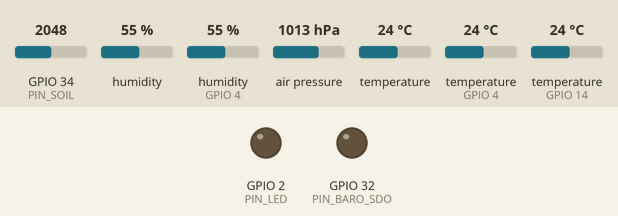
Simulated run of this sketch. Board: ESP32. Shown: output pins drawn as LEDs (lit = HIGH). Wiring (inferred from the names in the program): BME280 sensor at I2C address 0x76. Inputs (shaded band) come from the test bench; at power-on: GPIO 34 (PIN_SOIL) = 2048, humidity 55 %, humidity (sensor on GPIO 4) 55 %, air pressure 1013 hPa, temperature 24 °C, temperature (sensors on GPIO 4, GPIO 14) 24 °C (analog values on the 0–4095 scale). WiFi joins after 1.5 s; servers stay silent unless stated; pins used as bus, display or sensor lines are not drawn; what the sketch prints to the serial monitor is not drawn.

Above: at 0.4 s.
At 3.4 s:
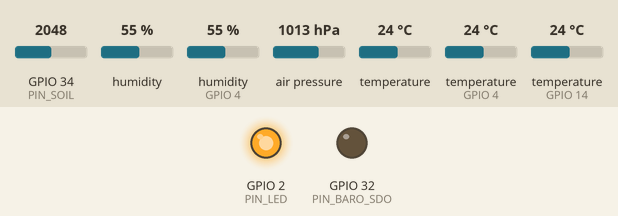
Timing chart, 0 to 4.9 s (numbered marks = the images above):
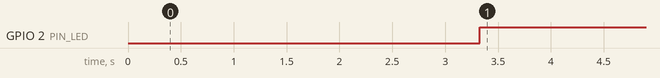

Measured:
- by itself, GPIO 2 (PIN_LED): LOW → HIGH at 3.3 s

The sketch:

niva_sensor.ino
```cpp
// Niva soil sensor.
// Every SEND_INTERVAL_MS: read all sensors -> print one JSON line over USB (the Web Serial backup)
// -> POST the same JSON to the Niva server over HTTPS.
//
// Board: "ESP32 Dev Module". Tools -> Partition Scheme -> "Huge APP (3MB No OTA/1MB SPIFFS)":
// WiFi + HTTPS + WiFiManager fill ~90% of the default 1.2 MB app partition.
// arduino-cli: --fqbn esp32:esp32:esp32:PartitionScheme=huge_app
//
// Libraries (Arduino Library Manager):
//   OneWire, DallasTemperature, DHT sensor library (Adafruit), Adafruit Unified Sensor,
//   Adafruit BME280 Library, Adafruit BMP280 Library, ArduinoJson (v7), WiFiManager (tzapu)
//
// WiFi: with no saved WiFi the board opens the "Niva-Setup" network; join it on a phone and pick
// the WiFi (e.g. a phone hotspot). If the saved WiFi is gone for WIFI_LOST_MS (new place, router off), the
// board opens "Niva-Setup" again while it keeps measuring and retrying the old WiFi; readings wait in the
// queue and are sent once it is back online. Hold BOOT for 5 s to forget the WiFi right away.
// LED: slow blink = setup network open, on = connected, fast blink = last send failed.
//
// A sensor that is missing or fails sends null instead of a wrong number.
// Without secrets.h the board still prints over USB, it just does not post to the server.

#include <Wire.h>
#include <OneWire.h>
#include <DallasTemperature.h>
#include <DHT.h>
#include <Adafruit_BME280.h>
#include <Adafruit_BMP280.h>
#include <ArduinoJson.h>
#include <WiFi.h>
#include <WiFiClientSecure.h>
#include <HTTPClient.h>
#include <WiFiManager.h>
#include "config.h"
#include "root_ca.h"
#if __has_include("secrets.h")
#include "secrets.h"
#endif

OneWire oneWire(PIN_DS18B20);
DallasTemperature ds18b20(&oneWire);
DHT dht(PIN_DHT, DHT22);
Adafruit_BME280 bme;
Adafruit_BMP280 bmp;
WiFiManager wm;
WiFiClientSecure tls;
WiFiClient plain;  // for an http:// SERVER_URL (laptop on the same WiFi)

enum BaroType { BARO_NONE, BARO_BMP280, BARO_BME280 };
BaroType baro = BARO_NONE;
uint8_t baroAddr = 0;
String deviceId;
unsigned long lastSend = 0;
bool lastPostFailed = false;

// ---- Readings waiting to be sent (oldest first), kept when the network is down ----
const int QUEUE_MAX = 50;
struct Pending { String body; unsigned long takenAt; };
Pending queue[QUEUE_MAX];
int qHead = 0, qCount = 0;

void enqueue(const String &body) {
  int idx = (qHead + qCount) % QUEUE_MAX;
  if (qCount == QUEUE_MAX) { qHead = (qHead + 1) % QUEUE_MAX; qCount--; }  // drop the oldest
  queue[idx] = {body, millis()};
  qCount++;
}

// "NIVA-" + last 4 hex characters of the MAC address, e.g. NIVA-A1F3
String makeDeviceId() {
#ifdef DEVICE_ID_OVERRIDE
  return String(DEVICE_ID_OVERRIDE);
#else
  uint64_t mac = ESP.getEfuseMac();               // bytes in little-endian order
  uint8_t b4 = (mac >> 32) & 0xFF, b5 = (mac >> 40) & 0xFF;
  char id[12];
  snprintf(id, sizeof(id), "NIVA-%02X%02X", b4, b5);
  return String(id);
#endif
}

// Read the chip ID at 0xD0: 0x60 = BME280 (has humidity), 0x58 = BMP280 (no humidity)
uint8_t readChipId(uint8_t addr) {
  Wire.beginTransmission(addr);
  Wire.write(0xD0);
  if (Wire.endTransmission() != 0) return 0;
  if (Wire.requestFrom(addr, (uint8_t)1) != 1) return 0;
  return Wire.read();
}

void detectBaro() {
  const uint8_t addrs[] = {0x76, 0x77};
  for (uint8_t addr : addrs) {
    uint8_t chip = readChipId(addr);
    if (chip == 0x60 && bme.begin(addr, &Wire)) { baro = BARO_BME280; baroAddr = addr; return; }
    if (chip == 0x58 && bmp.begin(addr, chip)) { baro = BARO_BMP280; baroAddr = addr; return; }
  }
}

// Average 16 samples; returns -1 if the pin looks unconnected (stuck at 0). 4095 is a valid reading:
// some capacitive sensors sit at the ADC's top in dry air, which means 0 %.
int readSoilRawPin(int pin) {
  long sum = 0;
  for (int i = 0; i < 16; i++) { sum += analogRead(pin); delay(2); }
  int raw = sum / 16;
  return raw <= 5 ? -1 : raw;
}

int readSoilRaw() {
  if (!SOIL_ENABLED) return -1;
  return readSoilRawPin(PIN_SOIL);
}

int readSoil2Raw() {
  if (!SOIL2_ENABLED) return -1;
  return readSoilRawPin(PIN_SOIL2);
}

// Lower raw = wetter on capacitive sensors
float soilPercent(int raw) {
  float pct = 100.0f * (SOIL_RAW_DRY - raw) / (float)(SOIL_RAW_DRY - SOIL_RAW_WET);
  return constrain(pct, 0.0f, 100.0f);
}

float round1(float v) { return roundf(v * 10.0f) / 10.0f; }

void setOrNull(JsonDocument &doc, const char *key, float v, bool ok) {
  if (ok) doc[key] = round1(v);
  else doc[key] = nullptr;
}

String readSensorsJson() {
  int soilRaw = readSoilRaw();
  int soil2Raw = readSoil2Raw();

  float soilTemp = NAN;
  if (ds18b20.getDeviceCount() == 0) ds18b20.begin();   // probe plugged in later
  if (ds18b20.getDeviceCount() > 0) {
    ds18b20.requestTemperatures();
    float t = ds18b20.getTempCByIndex(0);
    if (t != DEVICE_DISCONNECTED_C && t > -55 && t < 125) soilTemp = t;
  }

  // Air: BME/BMP280 first; DHT22 gives humidity when the board is a BMP280, and is the backup
  float baroTemp = NAN, baroHum = NAN, pressure = NAN;
  if (baro == BARO_BME280) {
    baroTemp = bme.readTemperature();
    baroHum = bme.readHumidity();
    pressure = bme.readPressure() / 100.0f;
  } else if (baro == BARO_BMP280) {
    baroTemp = bmp.readTemperature();
    pressure = bmp.readPressure() / 100.0f;
  }
  float dhtTemp = dht.readTemperature();
  float dhtHum = dht.readHumidity();

  float airTemp = !isnan(baroTemp) ? baroTemp : dhtTemp;
  float humidity = !isnan(baroHum) ? baroHum : dhtHum;
  bool pressureOk = !isnan(pressure) && pressure > 300 && pressure < 1100;

  JsonDocument doc;
  setOrNull(doc, "soil_pct", soilRaw >= 0 ? soilPercent(soilRaw) : NAN, soilRaw >= 0);
  if (SOIL2_ENABLED) setOrNull(doc, "soil2_pct", soil2Raw >= 0 ? soilPercent(soil2Raw) : NAN, soil2Raw >= 0);
  setOrNull(doc, "soil_temp_c", soilTemp, !isnan(soilTemp));
  setOrNull(doc, "air_temp_c", airTemp, !isnan(airTemp));
  setOrNull(doc, "humidity_pct", humidity, !isnan(humidity) && humidity >= 0 && humidity <= 100);
  setOrNull(doc, "pressure_hpa", pressure, pressureOk);
  doc["battery_v"] = nullptr;
  // Extra fields for calibration and cross-checks (the server ignores them)
  if (soilRaw >= 0) doc["soil_raw"] = soilRaw; else doc["soil_raw"] = nullptr;
  setOrNull(doc, "dht_temp_c", dhtTemp, !isnan(dhtTemp));
  doc["device_id"] = deviceId;

  String out;
  serializeJson(doc, out);
  return out;
}

// POST one reading. age_s tells the server how long ago it was measured (for queued readings).
// Returns the HTTP status, or a negative number on a network error.
int postReading(const String &body, unsigned long takenAt) {
#ifdef DEVICE_KEY
  String payload = body;
  unsigned long age = (millis() - takenAt) / 1000;
  if (age > 0) payload = body.substring(0, body.length() - 1) + ",\"age_s\":" + String(age) + "}";

  HTTPClient http;
  http.setConnectTimeout(4000);
  http.setTimeout(4000);
  String url = String(SERVER_URL) + "/readings";
  bool ok = url.startsWith("https://") ? http.begin(tls, url) : http.begin(plain, url);
  if (!ok) return -100;
  http.addHeader("Content-Type", "application/json");
  http.addHeader("X-Device-Id", deviceId);
  http.addHeader("X-Device-Key", DEVICE_KEY);
  int code = http.POST(payload);
  http.end();
  return code;
#else
  return -200;  // no secrets.h: USB only
#endif
}

// Send queued readings oldest first; stop at the first failure and keep the rest
void flushQueue() {
  while (qCount > 0) {
    Pending &p = queue[qHead];
    int code = postReading(p.body, p.takenAt);
    if (code == 201 || code == 200 || code == 422 || code == 401) {
      // 422 (bad values) and 401 (wrong key) never succeed on retry: drop them
      if (code == 401 || code == 422) Serial.printf("{\"event\":\"post_rejected\",\"http\":%d}\n", code);
      qHead = (qHead + 1) % QUEUE_MAX;
      qCount--;
      lastPostFailed = (code != 201 && code != 200);
    } else {
      Serial.printf("{\"event\":\"post_failed\",\"http\":%d,\"queued\":%d}\n", code, qCount);
      lastPostFailed = true;
      return;
    }
  }
}

void updateLed() {
  unsigned long t = millis();
  bool on;
  if (WiFi.status() != WL_CONNECTED) on = (t / 1000) % 2;   // slow blink: setup network / no WiFi
  else if (lastPostFailed) on = (t / 150) % 2;              // fast blink: send failed
  else on = true;                                           // steady: all good
  digitalWrite(PIN_LED, on ? HIGH : LOW);
}

// Lost WiFi for a while: open the setup network again (the old WiFi is still retried in the background).
// Once any WiFi is back, close it.
void watchWifi() {
  static unsigned long lostSince = 0;
  if (WiFi.status() == WL_CONNECTED) {
    lostSince = 0;
    if (wm.getConfigPortalActive()) {
      wm.stopConfigPortal();
      Serial.printf("{\"event\":\"wifi\",\"ssid\":\"%s\",\"ip\":\"%s\"}\n",
                    WiFi.SSID().c_str(), WiFi.localIP().toString().c_str());
    }
    return;
  }
  if (lostSince == 0) lostSince = millis();
  if (!wm.getConfigPortalActive() && millis() - lostSince > WIFI_LOST_MS) {
    Serial.println("{\"event\":\"wifi_lost\",\"setup_network\":\"Niva-Setup\"}");
    wm.startConfigPortal("Niva-Setup");   // non-blocking: wm.process() serves it from loop()
  }
}

// Hold BOOT for 5 seconds: forget WiFi and restart into the setup network
void checkBootButton() {
  static unsigned long pressedSince = 0;
  if (digitalRead(PIN_BOOT) == LOW) {
    if (pressedSince == 0) pressedSince = millis();
    if (millis() - pressedSince > 5000) {
      Serial.println("{\"event\":\"wifi_reset\"}");
      wm.resetSettings();
      delay(200);
      ESP.restart();
    }
  } else {
    pressedSince = 0;
  }
}

void setup() {
  Serial.begin(115200);
  delay(300);
  pinMode(PIN_LED, OUTPUT);
  pinMode(PIN_BOOT, INPUT_PULLUP);
  // power the sensors from spare pins (see config.h), then give them time to start
  for (int pin : {PIN_PWR_DHT, PIN_PWR_SOIL, PIN_PWR_DS18, PIN_BARO_CSB}) { if (pin >= 0) { pinMode(pin, OUTPUT); digitalWrite(pin, HIGH); } }
  for (int pin : {PIN_BARO_SDO, PIN_GND_EXTRA}) { pinMode(pin, OUTPUT); digitalWrite(pin, LOW); }
  delay(1500);  // the DHT22 needs about a second after power-up
  analogReadResolution(12);
  analogSetPinAttenuation(PIN_SOIL, ADC_11db);   // full 0..3.3 V range
  if (SOIL2_ENABLED) analogSetPinAttenuation(PIN_SOIL2, ADC_11db);

  Wire.begin(PIN_SDA, PIN_SCL);
  ds18b20.begin();
  dht.begin();
  detectBaro();
  deviceId = makeDeviceId();

  // One info line at start-up so wiring problems are obvious
  JsonDocument info;
  info["event"] = "boot";
  info["device_id"] = deviceId;
  info["ds18b20_count"] = ds18b20.getDeviceCount();
  info["soil_sensor"] = SOIL_ENABLED ? "on" : "off";
  info["baro"] = baro == BARO_BME280 ? "BME280" : baro == BARO_BMP280 ? "BMP280" : "none";
  if (baro != BARO_NONE) info["baro_addr"] = baroAddr == 0x76 ? "0x76" : "0x77";
#ifdef DEVICE_KEY
  info["server"] = SERVER_URL;
#else
  info["server"] = "off (no secrets.h)";
#endif
  serializeJson(info, Serial);
  Serial.println();

  tls.setCACert(ROOT_CA);
  WiFi.mode(WIFI_STA);
  WiFi.setAutoReconnect(true);
  wm.setConfigPortalBlocking(false);   // keep reading sensors and printing over USB while in setup
  wm.setConnectTimeout(20);
#ifdef WIFI_SSID
  wm.preloadWiFi(WIFI_SSID, WIFI_PASS);   // from secrets.h: join this WiFi without the setup network
#endif
  if (wm.autoConnect("Niva-Setup")) {
    Serial.printf("{\"event\":\"wifi\",\"ssid\":\"%s\",\"ip\":\"%s\"}\n",
                  WiFi.SSID().c_str(), WiFi.localIP().toString().c_str());
  } else {
    Serial.println("{\"event\":\"setup_network\",\"ssid\":\"Niva-Setup\"}");
  }
}

void loop() {
  wm.process();
  checkBootButton();
  watchWifi();
  updateLed();

  if (lastSend != 0 && millis() - lastSend < SEND_INTERVAL_MS) return;
  lastSend = millis();

  String body = readSensorsJson();
  Serial.println(body);

#ifdef DEVICE_KEY
  enqueue(body);
  if (WiFi.status() == WL_CONNECTED) flushQueue();
#endif
}
```

root_ca.h
```cpp
// Let's Encrypt root certificates (ISRG Root X1 and X2), from https://letsencrypt.org/certificates/
// Both are trusted so the ESP32 keeps working whichever chain Caddy's certificate uses.
// X1 SHA-256 96:BC:EC:06:...:08:C6, valid to 2035. X2 SHA-256 69:72:9B:8E:...:14:70, valid to 2040.
#pragma once

static const char ROOT_CA[] = R"PEM(
-----BEGIN CERTIFICATE-----
MIIFazCCA1OgAwIBAgIRAIIQz7DSQONZRGPgu2OCiwAwDQYJKoZIhvcNAQELBQAw
TzELMAkGA1UEBhMCVVMxKTAnBgNVBAoTIEludGVybmV0IFNlY3VyaXR5IFJlc2Vh
cmNoIEdyb3VwMRUwEwYDVQQDEwxJU1JHIFJvb3QgWDEwHhcNMTUwNjA0MTEwNDM4
WhcNMzUwNjA0MTEwNDM4WjBPMQswCQYDVQQGEwJVUzEpMCcGA1UEChMgSW50ZXJu
ZXQgU2VjdXJpdHkgUmVzZWFyY2ggR3JvdXAxFTATBgNVBAMTDElTUkcgUm9vdCBY
MTCCAiIwDQYJKoZIhvcNAQEBBQADggIPADCCAgoCggIBAK3oJHP0FDfzm54rVygc
h77ct984kIxuPOZXoHj3dcKi/vVqbvYATyjb3miGbESTtrFj/RQSa78f0uoxmyF+
0TM8ukj13Xnfs7j/EvEhmkvBioZxaUpmZmyPfjxwv60pIgbz5MDmgK7iS4+3mX6U
A5/TR5d8mUgjU+g4rk8Kb4Mu0UlXjIB0ttov0DiNewNwIRt18jA8+o+u3dpjq+sW
T8KOEUt+zwvo/7V3LvSye0rgTBIlDHCNAymg4VMk7BPZ7hm/ELNKjD+Jo2FR3qyH
B5T0Y3HsLuJvW5iB4YlcNHlsdu87kGJ55tukmi8mxdAQ4Q7e2RCOFvu396j3x+UC
B5iPNgiV5+I3lg02dZ77DnKxHZu8A/lJBdiB3QW0KtZB6awBdpUKD9jf1b0SHzUv
KBds0pjBqAlkd25HN7rOrFleaJ1/ctaJxQZBKT5ZPt0m9STJEadao0xAH0ahmbWn
OlFuhjuefXKnEgV4We0+UXgVCwOPjdAvBbI+e0ocS3MFEvzG6uBQE3xDk3SzynTn
jh8BCNAw1FtxNrQHusEwMFxIt4I7mKZ9YIqioymCzLq9gwQbooMDQaHWBfEbwrbw
qHyGO0aoSCqI3Haadr8faqU9GY/rOPNk3sgrDQoo//fb4hVC1CLQJ13hef4Y53CI
rU7m2Ys6xt0nUW7/vGT1M0NPAgMBAAGjQjBAMA4GA1UdDwEB/wQEAwIBBjAPBgNV
HRMBAf8EBTADAQH/MB0GA1UdDgQWBBR5tFnme7bl5AFzgAiIyBpY9umbbjANBgkq
hkiG9w0BAQsFAAOCAgEAVR9YqbyyqFDQDLHYGmkgJykIrGF1XIpu+ILlaS/V9lZL
ubhzEFnTIZd+50xx+7LSYK05qAvqFyFWhfFQDlnrzuBZ6brJFe+GnY+EgPbk6ZGQ
3BebYhtF8GaV0nxvwuo77x/Py9auJ/GpsMiu/X1+mvoiBOv/2X/qkSsisRcOj/KK
NFtY2PwByVS5uCbMiogziUwthDyC3+6WVwW6LLv3xLfHTjuCvjHIInNzktHCgKQ5
ORAzI4JMPJ+GslWYHb4phowim57iaztXOoJwTdwJx4nLCgdNbOhdjsnvzqvHu7Ur
TkXWStAmzOVyyghqpZXjFaH3pO3JLF+l+/+sKAIuvtd7u+Nxe5AW0wdeRlN8NwdC
jNPElpzVmbUq4JUagEiuTDkHzsxHpFKVK7q4+63SM1N95R1NbdWhscdCb+ZAJzVc
oyi3B43njTOQ5yOf+1CceWxG1bQVs5ZufpsMljq4Ui0/1lvh+wjChP4kqKOJ2qxq
4RgqsahDYVvTH9w7jXbyLeiNdd8XM2w9U/t7y0Ff/9yi0GE44Za4rF2LN9d11TPA
mRGunUHBcnWEvgJBQl9nJEiU0Zsnvgc/ubhPgXRR4Xq37Z0j4r7g1SgEEzwxA57d
emyPxgcYxn/eR44/KJ4EBs+lVDR3veyJm+kXQ99b21/+jh5Xos1AnX5iItreGCc=
-----END CERTIFICATE-----
-----BEGIN CERTIFICATE-----
MIICGzCCAaGgAwIBAgIQQdKd0XLq7qeAwSxs6S+HUjAKBggqhkjOPQQDAzBPMQsw
CQYDVQQGEwJVUzEpMCcGA1UEChMgSW50ZXJuZXQgU2VjdXJpdHkgUmVzZWFyY2gg
R3JvdXAxFTATBgNVBAMTDElTUkcgUm9vdCBYMjAeFw0yMDA5MDQwMDAwMDBaFw00
MDA5MTcxNjAwMDBaME8xCzAJBgNVBAYTAlVTMSkwJwYDVQQKEyBJbnRlcm5ldCBT
ZWN1cml0eSBSZXNlYXJjaCBHcm91cDEVMBMGA1UEAxMMSVNSRyBSb290IFgyMHYw
EAYHKoZIzj0CAQYFK4EEACIDYgAEzZvVn4CDCuwJSvMWSj5cz3es3mcFDR0HttwW
+1qLFNvicWDEukWVEYmO6gbf9yoWHKS5xcUy4APgHoIYOIvXRdgKam7mAHf7AlF9
ItgKbppbd9/w+kHsOdx1ymgHDB/qo0IwQDAOBgNVHQ8BAf8EBAMCAQYwDwYDVR0T
AQH/BAUwAwEB/zAdBgNVHQ4EFgQUfEKWrt5LSDv6kviejM9ti6lyN5UwCgYIKoZI
zj0EAwMDaAAwZQIwe3lORlCEwkSHRhtFcP9Ymd70/aTSVaYgLXTWNLxBo1BfASdW
tL4ndQavEi51mI38AjEAi/V3bNTIZargCyzuFJ0nN6T5U6VR5CmD1/iQMVtCnwr1
/q4AaOeMSQ+2b1tbFfLn
-----END CERTIFICATE-----
)PEM";
```

secrets.example.h
```cpp
// Copy this file to secrets.h (same folder) and put the real key in it.
// secrets.h is in .gitignore: never commit the real key.
// Get a key on the server:  cd /opt/niva/backend && /opt/niva/venv/bin/python manage.py add-device NIVA-XXXX
// (NIVA-XXXX is the device_id the board prints over USB when it starts.)
#pragma once

#define DEVICE_KEY "replace-with-the-key-from-the-server"

// Optional: use a fixed ID instead of the one made from the MAC address
// #define DEVICE_ID_OVERRIDE "NIVA-DEMO"

// Optional: WiFi to join at start-up. Without these, pick the WiFi through the "Niva-Setup" network.
// #define WIFI_SSID "your-wifi-name"
// #define WIFI_PASS "your-wifi-password"
```

config.h
```cpp
// Niva sensor settings. Secrets (the device key) live in secrets.h, which is not in git.
#pragma once

// ---- Pins (ESP32-32D DevKit, all sensors on 3V3) ----
#define SOIL_ENABLED   1   // 1 = a capacitive soil moisture sensor is wired (AOUT on PIN_SOIL); 0 = sends null
#define PIN_SOIL      34   // capacitive soil sensor AOUT (analog input only)
#define SOIL2_ENABLED  0   // 1 = a second capacitive probe is wired (demo: probe 1 in the bare pot, probe 2 in the covered pot)
#define PIN_SOIL2     35   // second probe AOUT (analog input only); uses the same dry/wet calibration
#define PIN_DS18B20   14   // DS18B20 yellow wire; 4.7k resistor between yellow and the 3.3 V (+) line
#define PIN_DHT        4   // DHT22 / AM2302 DAT
#define PIN_SDA       21   // BME280 / BMP280 SDA
#define PIN_SCL       22   // BME280 / BMP280 SCL
#define PIN_LED        2   // blue on-board LED
#define PIN_BOOT       0   // BOOT button: hold 5 s to forget WiFi (M2)

// ---- Powering sensors from spare pins (wiring without a breadboard) ----
// -1 = that sensor takes 3.3 V from the breadboard's + line instead (the current build).
// Otherwise the pin is set HIGH to give the sensor 3.3 V (each draws only a few mA).
#define PIN_PWR_DHT   -1   // DHT22 VCC
#define PIN_PWR_SOIL  -1   // soil sensor VCC
#define PIN_PWR_DS18  -1   // DS18B20 red wire
#define PIN_BARO_CSB  33   // HIGH: keeps the BMP/BME280 in I2C mode
#define PIN_BARO_SDO  32   // LOW: BMP/BME280 address 0x76
#define PIN_GND_EXTRA 13   // LOW: a third ground if the board has only two GND pins

// ---- Timing ----
#define WIFI_LOST_MS 60000UL      // WiFi gone this long -> open the "Niva-Setup" network again
#define SEND_INTERVAL_MS 5000UL   // demo: 5 s. In a real field: 600000UL (10 min)

// ---- Soil calibration: raw analog values (0..4095) ----
// Day-1 calibration: hold the sensor in dry air -> SOIL_RAW_DRY,
// put it in a glass of water up to the line -> SOIL_RAW_WET.
// The raw value is printed as "soil_raw" so you can read both numbers off the Serial Monitor.
#define SOIL_RAW_DRY 4095   // NIVA-6644, 2026-11-14: dry air reads the ADC's top (3.14 V)
#define SOIL_RAW_WET 1910   // NIVA-6644, 2026-11-14: in water up to the line (1.69 V)

// ---- Server ----
#define SERVER_URL "https://niva-api.92-5-133-111.sslip.io"
// Hackathon laptop instead of the server: the laptop's WiFi address and the API port, plain http, e.g.
// #define SERVER_URL "http://192.168.1.50:8000"
```
